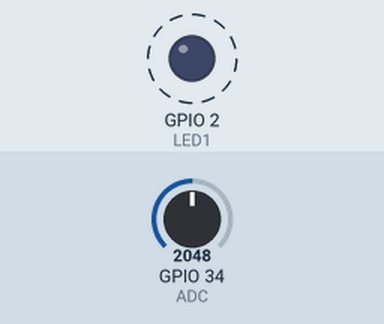
This sketch was run on a simulated ESP32. On the bench: output pins drawn as LEDs (lit = HIGH). Dashed ring = blinking. The test bench sets the inputs (shaded band); at power-on: GPIO 34 (ADC) = 2048. What the sketch prints to the serial monitor is not drawn.

Above: at 0.2 s.
Timing chart, 0 to 3.0 s (numbered marks = the images above):
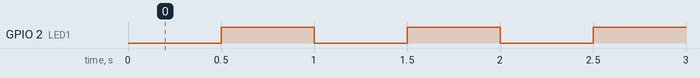

Measured:
- by itself, GPIO 2 (LED1): alternates HIGH for 0.50 s and LOW for 0.50 s

The sketch:

sketch.ino
```cpp
#include <Arduino.h>

#define LED1 2
#define ADC 34

unsigned long lanTruocLed = 0;
unsigned long lanTruocAdc = 0;
unsigned long lanTruocHeart = 0;

void setup() {
  Serial.begin(115200);
  pinMode(LED1, OUTPUT);
}

void loop() {
  unsigned long now = millis();

  // 1. Chớp/tắt LED1 mỗi 500ms
  if (now - lanTruocLed >= 500) {
    lanTruocLed = now;
    digitalWrite(LED1, !digitalRead(LED1)); /* toggle LED1 */
  }

  // 2. Đọc biến trở (ADC) mỗi 2000ms
  if (now - lanTruocAdc >= 2000) {
    lanTruocAdc = now;
    int tho = analogRead(ADC); /* doc ADC */
    Serial.print("Giá trị ADC: ");
    Serial.println(tho);
  }

  // 3. In heartbeat mỗi 5000ms
  if (now - lanTruocHeart >= 5000) {
    lanTruocHeart = now; /* heartbeat */
    Serial.println("heartbeat");
  }
}
```
